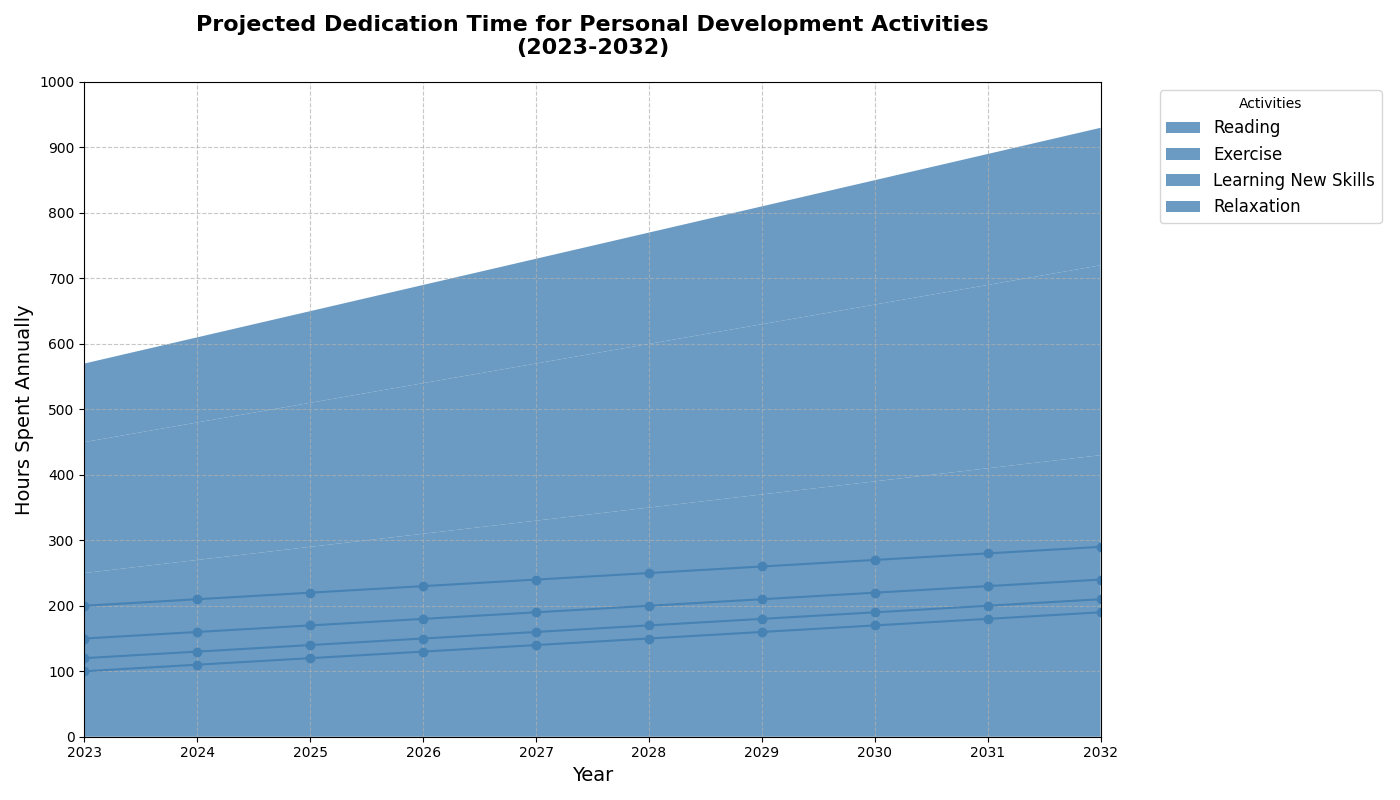

This figure's Python source:
import matplotlib.pyplot as plt
import numpy as np

years = np.arange(2023, 2033)
reading = np.array([100, 110, 120, 130, 140, 150, 160, 170, 180, 190])
exercise = np.array([150, 160, 170, 180, 190, 200, 210, 220, 230, 240])
learning_new_skills = np.array([200, 210, 220, 230, 240, 250, 260, 270, 280, 290])
relaxation = np.array([120, 130, 140, 150, 160, 170, 180, 190, 200, 210])

activities = np.array([reading, exercise, learning_new_skills, relaxation])

fig, ax = plt.subplots(figsize=(14, 8))
uniform_color = '#4682B4'  # Using a single consistent color

ax.stackplot(years, activities, labels=['Reading', 'Exercise', 'Learning New Skills', 'Relaxation'],
             colors=[uniform_color, uniform_color, uniform_color, uniform_color], alpha=0.8)

ax.set_title('Projected Dedication Time for Personal Development Activities\n(2023-2032)', fontsize=16, fontweight='bold', pad=20)
ax.set_xlabel('Year', fontsize=14)
ax.set_ylabel('Hours Spent Annually', fontsize=14)

ax.legend(title='Activities', loc='upper left', fontsize=12, bbox_to_anchor=(1.05, 1))

ax.set_xticks(np.arange(2023, 2033, 1))
ax.set_yticks(np.arange(0, 1001, 100))
ax.set_xlim(2023, 2032)
ax.set_ylim(0, 1000)

ax.grid(True, linestyle='--', alpha=0.7)

ax.plot(years, reading, marker='o', linestyle='-', color=uniform_color, label='Reading')
ax.plot(years, exercise, marker='o', linestyle='-', color=uniform_color, label='Exercise')
ax.plot(years, learning_new_skills, marker='o', linestyle='-', color=uniform_color, label='Learning New Skills')
ax.plot(years, relaxation, marker='o', linestyle='-', color=uniform_color, label='Relaxation')

plt.tight_layout()
plt.show()
